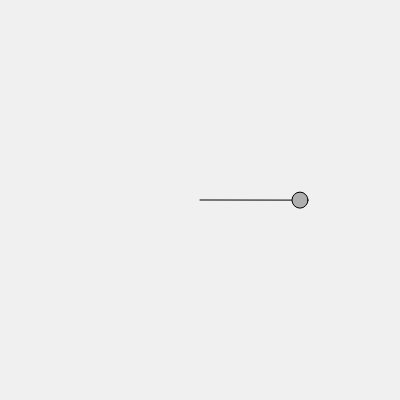
Frame 1 (no input)
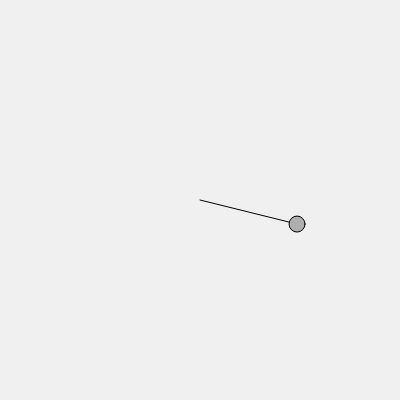
Frame 60 (no input)
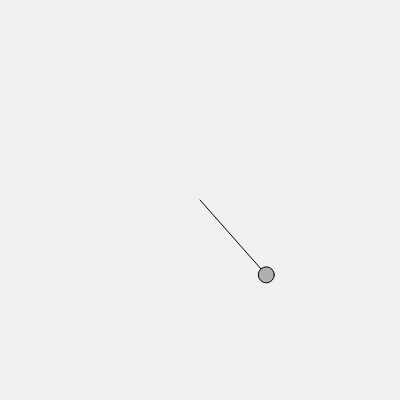
Frame 120 (the mouse pressed at the canvas centre since frame 60)

The p5.js sketch that drew these frames (run headless with seeded random() and noise() and a simulated clock; from frame 60 on, the mouse is pressed at the canvas centre):

// p5.js sketch
// ── sketch.js
/// <reference path="../../p5.global-mode.d.ts" />
class Oscillator {
    constructor(aVelocity, amplitude) {
        this.angle = 0;
        this.aAcceleration = 0;
        this.aVelocity = aVelocity;
        this.amplitude = amplitude;// 振幅
    }
    applyAAcceleration(a) {
        this.aAcceleration = a;
    }
    oscillate() {
        this.aVelocity += this.aAcceleration;
        this.angle += this.aVelocity;
        this.aAcceleration = 0;
    }
    display() {
        let x = this.amplitude.x * cos(this.angle);
        let y = this.amplitude.y * sin(this.angle);
        push();
        stroke(0);
        fill(175);
        translate(width/2, height/2);
        line(0, 0, x, y);
        ellipse(x, y, 16, 16);
        pop();
    }
}
let o;
function setup() {
    createCanvas(400, 400);
    let amplitude = createVector(100, 100);
    o = new Oscillator(0.001, amplitude);
    createP('ランダムではない速度と振幅');
}
function draw() {
    background(240);
    o.applyAAcceleration(0.0001);
    o.oscillate();
    o.display();
}
